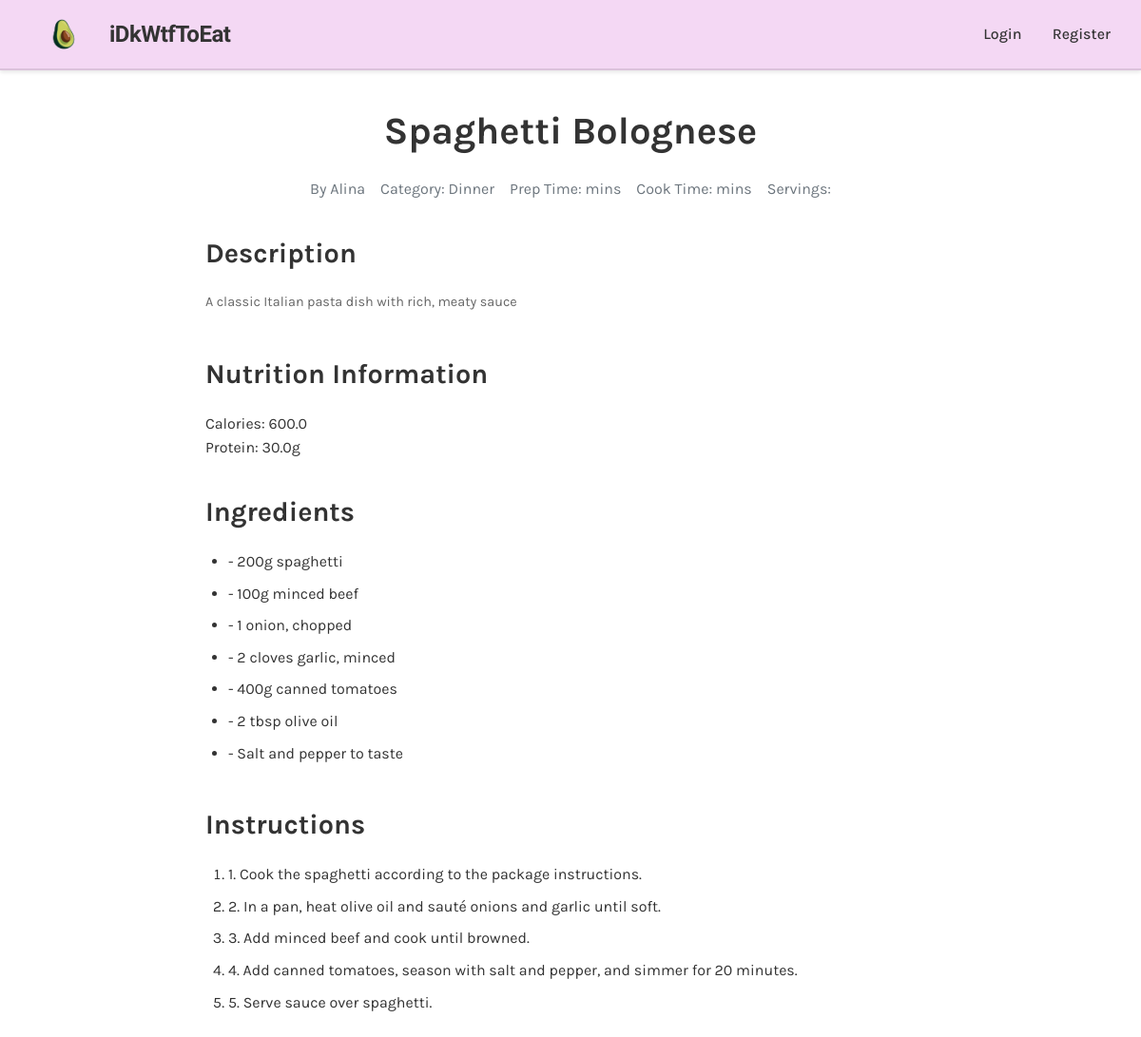
Screenshot of /recipe/2 with the database file from the repository.
### app/models.py (models this page shows, shortened)
class Recipe(db.Model):
    id = db.Column(db.Integer, primary_key=True)
    title = db.Column(db.String(100), nullable=False)
    description = db.Column(db.Text)
    ingredients = db.Column(db.Text, nullable=False)
    instructions = db.Column(db.Text, nullable=False)
    calories = db.Column(db.Float, nullable=False)
    protein = db.Column(db.Float, nullable=False)
    created_at = db.Column(db.DateTime, default=datetime.utcnow)
    user_id = db.Column(db.Integer, db.ForeignKey('user.id'))
    category_id = db.Column(db.Integer, db.ForeignKey('category.id'))
    image_url = db.Column(db.String(255))  # Store the path to the uploaded image

class User(UserMixin, db.Model):
    id = db.Column(db.Integer, primary_key=True)
    username = db.Column(db.String(64), unique=True, nullable=False)
    email = db.Column(db.String(120), unique=True, nullable=False)
    password_hash = db.Column(db.String(128))
    recipes = db.relationship('Recipe', backref='author', lazy='dynamic')

class Category(db.Model):
    id = db.Column(db.Integer, primary_key=True)
    name = db.Column(db.String(50), unique=True, nullable=False)
    recipes = db.relationship('Recipe', backref='category', lazy='dynamic')

### app/main/routes.py (the view)
@bp.route('/recipe/<int:id>')
def view_recipe(id):
    recipe = Recipe.query.get_or_404(id)
    return render_template('view_recipe.html', recipe=recipe)

### app/templates/view_recipe.html (shortened to what this page needs)
{% extends "base.html" %}
{% block content %}
<div class="recipe-details">
    <div class="recipe-header">
        <h1>{{ recipe.title }}</h1>
        <div class="recipe-meta">
            <span>By {{ recipe.author.username }}</span>
            <span>Category: {{ recipe.category.name }}</span>
            <span>Prep Time: {{ recipe.prep_time }} mins</span>
            <span>Cook Time: {{ recipe.cook_time }} mins</span>
            <span>Servings: {{ recipe.servings }}</span>
        </div>
    </div>
    <div class="recipe-content">
        <div class="recipe-description">
            <h2>Description</h2>
            <p>{{ recipe.description }}</p>
        </div>
        <div class="recipe-nutrition">
            <h2>Nutrition Information</h2>
            <div class="nutrition-info">
                <div class="nutrition-item">
                    <span class="label">Calories:</span>
                    <span class="value">{{ recipe.calories }}</span>
                </div>
                <div class="nutrition-item">
                    <span class="label">Protein:</span>
                    <span class="value">{{ recipe.protein }}g</span>
                </div>
            </div>
        </div>
        <div class="recipe-ingredients">
            <h2>Ingredients</h2>
            <ul>
                {% for ingredient in recipe.ingredients.split('\n') %}
                    {% if ingredient.strip() %}
                        <li>{{ ingredient.strip() }}</li>
                    {% endif %}
                {% endfor %}
            </ul>
        </div>
        <div class="recipe-instructions">
            <h2>Instructions</h2>
            <ol>
                {% for step in recipe.instructions.split('\n') %}
                    {% if step.strip() %}
                        <li>{{ step.strip() }}</li>
                    {% endif %}
                {% endfor %}
            </ol>
        </div>
    </div>
</div>
{% endblock %}

### app/static/css/styles.css (style rules this page uses)
:root { --primary-color: #F4D8F4; --secondary-color: #6c757d; --success-color: #28a745; --danger-color: #dc3545; --light-color: #f8f9fa; --dark-color: #343a40; --border-color: #dee2e6; --text-color: #333333; --link-color: #333333; --hover-color: #000000; }
* { margin: 0; padding: 0; box-sizing: border-box; }
body { font-family: "Karla", sans-serif; line-height: 1.6; color: #333; background-color: #ffffff; min-width: 100%; overflow-x: hidden; }
.recipe-description { margin: 0 0 10px 0; color: #666; font-size: 0.9em; flex-grow: 1; }
.recipe-details { max-width: 800px; margin: 2rem auto; padding: 0 1rem; }
.recipe-header { text-align: center; margin-bottom: 2rem; }
.recipe-header h1 { font-size: 2.5rem; margin-bottom: 1rem; }
.recipe-meta { display: flex; flex-wrap: wrap; gap: 1rem; justify-content: center; color: var(--secondary-color); margin-bottom: 2rem; }
.recipe-content { display: grid; gap: 2rem; }
.recipe-content h2 { font-size: 1.8rem; margin-bottom: 1rem; color: var(--text-color); }
.recipe-ingredients ul, .recipe-instructions ol { padding-left: 1.5rem; margin-top: 1rem; }
.recipe-ingredients li, .recipe-instructions li { margin-bottom: 0.5rem; line-height: 1.6; }

### rows the page displays
Recipe: title "Spaghetti Bolognese", description "A classic Italian pasta dish with rich, meaty sauce", calories "600.0", protein "30.0"
User: author.username "Alina"
Category: category.name "Dinner"

### other values shown
{{ ingredient.strip() }} "- 200g spaghetti" "- 100g minced beef" "- 1 onion, chopped" "- 2 cloves garlic, minced" "- 400g canned tomatoes" "- 2 tbsp olive oil" "- Salt and pepper to taste"
{{ step.strip() }} "1. Cook the spaghetti according to the package instructions." "2. In a pan, heat olive oil and sauté onions and garlic until soft." "3. Add minced beef and cook until browned." "4. Add canned tomatoes, season with salt and pepper, and simmer for 20 minutes." "5. Serve sauce over spaghetti."
